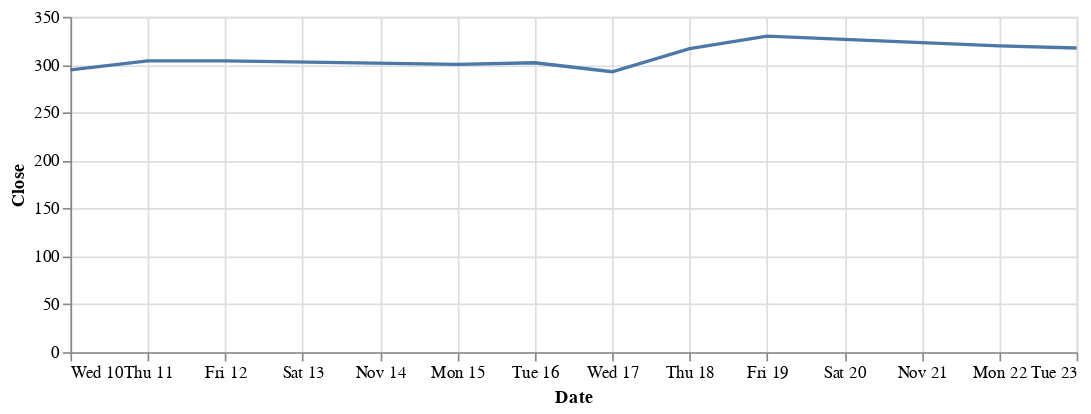

Here is the notebook cell this chart was saved with:
### Code cell
import altair as alt

nvdaPriceW1 = alt.Chart(nvdaW1.reset_index()).mark_line().encode(
    x='Date:T',
    y='Close',
    tooltip=['Date','Open','Close','High','Low','Volume']
).properties(
    width=600,
    height=200
)

nvdaPriceW1

### Figure 1 — Vega-Lite specification as saved in the notebook (floating-point values rounded to 4 significant figures)
{"config": {"view": {"continuousWidth": 400, "continuousHeight": 300}}, "data": {"name": "data-155e6599374e2d6b514d94b73d8f471d"}, "mark": "line", "encoding": {"tooltip": [{"type": "temporal", "field": "Date"}, {"type": "quantitative", "field": "Open"}, {"type": "quantitative", "field": "Close"}, {"type": "quantitative", "field": "High"}, {"type": "quantitative", "field": "Low"}, {"type": "quantitative", "field": "Volume"}], "x": {"type": "temporal", "field": "Date"}, "y": {"type": "quantitative", "field": "Close"}}, "height": 200, "width": 600, "$schema": "https://vega.github.io/schema/vega-lite/v4.8.1.json", "datasets": {"data-155e6599374e2d6b514d94b73d8f471d": [{"Date": "2021-11-10T00:00:00", "Open": 293.6, "High": 308.5, "Low": 287.8, "Close": 294.6, "Adj Close": 294.6, "Volume": 63620600}, {"Date": "2021-11-11T00:00:00", "Open": 304.7, "High": 305.9, "Low": 297.8, "Close": 303.9, "Adj Close": 303.9, "Volume": 33217200}, {"Date": "2021-11-12T00:00:00", "Open": 300.1, "High": 306.8, "Low": 296.3, "Close": 303.9, "Adj Close": 303.9, "Volume": 41215100}, {"Date": "2021-11-15T00:00:00", "Open": 305.5, "High": 306.4, "Low": 292.5, "Close": 300.2, "Adj Close": 300.2, "Volume": 38490900}, {"Date": "2021-11-16T00:00:00", "Open": 297.6, "High": 303.9, "Low": 297.1, "Close": 302.0, "Adj Close": 302.0, "Volume": 26448400}, {"Date": "2021-11-17T00:00:00", "Open": 304.2, "High": 305.1, "Low": 288.0, "Close": 292.6, "Adj Close": 292.6, "Volume": 42850800}, {"Date": "2021-11-18T00:00:00", "Open": 323.7, "High": 327.6, "Low": 313.2, "Close": 316.8, "Adj Close": 316.8, "Volume": 78171100}, {"Date": "2021-11-19T00:00:00", "Open": 322.4, "High": 330.9, "Low": 319.0, "Close": 329.9, "Adj Close": 329.9, "Volume": 53126300}, {"Date": "2021-11-22T00:00:00", "Open": 335.2, "High": 346.5, "Low": 319.0, "Close": 319.6, "Adj Close": 319.6, "Volume": 75433500}, {"Date": "2021-11-23T00:00:00", "Open": 315.4, "High": 323.6, "Low": 308.8, "Close": 317.5, "Adj Close": 317.5, "Volume": 53152700}]}}
